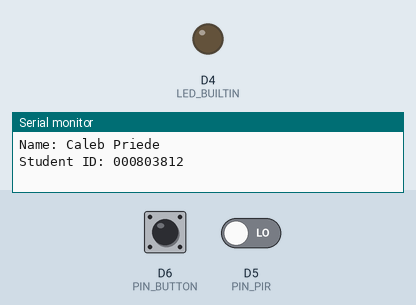
Simulated run of this program. Board: ESP8266 (Wemos D1 mini). Parts: output pins drawn as LEDs (lit = HIGH, except the on-board LED, lit = LOW), the last lines printed to the serial monitor. Dashed ring = blinking. Inputs (shaded band) come from the test bench; at power-on: D5 (PIN_PIR) LOW, D6 (PIN_BUTTON) HIGH.

Above: at 1.2 s.
1.3 s: D5 (PIN_PIR) driven HIGH
At 4.2 s:
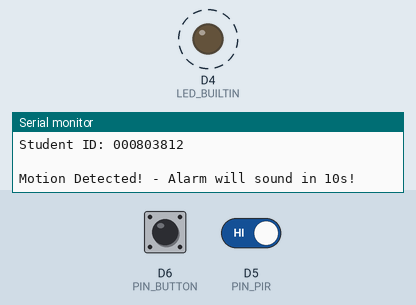
4.3 s: D6 (PIN_BUTTON) pulled LOW for 0.15 s
At 5.1 s:
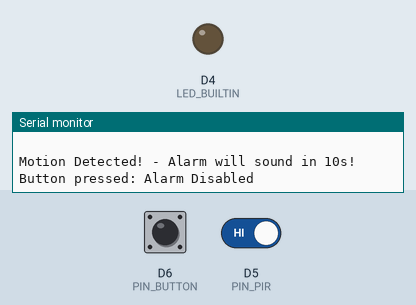
5.9 s: D6 (PIN_BUTTON) pulled LOW for 1 s
At 7.09 s:
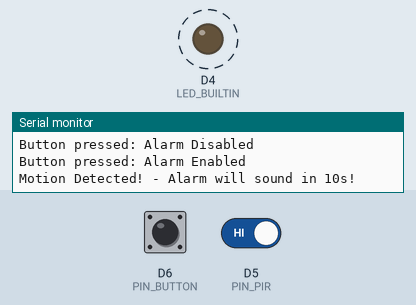
Timing chart, 0 to 14.9 s (numbered marks = the images above; inputs shaded):
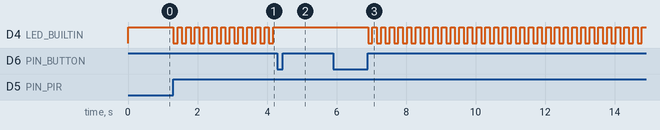

The program:

main.cpp
```cpp
// COMP-10184 – Mohawk College
// Alarm System
//
// This program will check for any motion using a motion sensor. If there is motion
// then a 10 second timer starts counting down while an LED blinks. If the user clicks the
// button within the 10 second then the alarm is disabled. If they do not click it
// then the alarm goes off (the LED stays lit). Once the alarm is disabled the user
// can reenable the alarm by clicking the button again.
//
// @author  Caleb Priede
// @id   000803812
//
// I created this work and I have not shared it with anyone else.
// I reached stage 5 of the assignment

#include <Arduino.h>

// Motion detector digital pin D5
#define PIN_PIR D5

// Switch button digital pin D6
#define PIN_BUTTON D6

// Delay in MS after the switch button is pressed
#define BUTTON_DELAY 200

// Delay in MS after the LED status is flipped
#define LIGHT_DELAY 125

// The inital value for the alarm trigger counter
#define INITIAL_ALARM 0

// The value that will trigger the alarm once the count reaches it
#define TRIGGER_ALARM 80 // this is equivalent to 10 seconds. There is 8 cycles per second!

// This state is when the alarm has been turned off by the user
#define ALARM_DISABLED 0

// This state is when the alarm is watching for motion
#define ALARM_ENABLED 1

// This state is when the alarm is counting down from 10 seconds
#define ALARM_COUNTDOWN 2

// The state for when the alarm is active (you cannot get out of this state unless the device is reset)
#define ALARM_ACTIVE 3


// Holds the current state of the alarm
int iAlarmState;

// Holds the current count for when the alarm detects motion
int iCount;

// The motion sensor digital value is written to this variable
bool bPIR;

// The switch button digital value is stored in this variable
bool bSwitch;

// *************************************************************
// Set inital values and set digital pins
void setup() {
  // configure the USB serial monitor
  Serial.begin(115200);

  // configure the LED output
  pinMode(LED_BUILTIN, OUTPUT);

  // PIR sensor is an INPUT
  pinMode(PIN_PIR, INPUT);

  // Button is an INPUT
  pinMode(PIN_BUTTON, INPUT_PULLUP);

  Serial.println("\n");
  Serial.println("COMP-10184 - Alarm System");
  Serial.println("Name: Caleb Priede");
  Serial.println("Student ID: 000803812");
  Serial.println(" ");
  // Set the inital alarm state to enabled
  iAlarmState = ALARM_ENABLED;
}


//  ******************************************************************************
//  This functions purpose is to get the digital values from the
//  connected sensors and store them in global variables.
//
void collectInputs(){
    bPIR = digitalRead(PIN_PIR);
    bSwitch = digitalRead(PIN_BUTTON);
}

//  ******************************************************************************
//  This functions purpose is to handle the input values in different ways according
//  to the alarms current state. Each state is watching for different inputs to trigger
//  other states in the alarm
//
void checkAlarmState(){
  switch(iAlarmState){
    // when the alarm is enabled check for any motion and make sure the LED is OFF
    case ALARM_ENABLED:
      if(bPIR){
        iCount = INITIAL_ALARM;
        iAlarmState = ALARM_COUNTDOWN;
      }
      digitalWrite(LED_BUILTIN, HIGH);
      break;
    // when the alarm is disabled check if the button is pressed which will reenable the alarm
    case ALARM_DISABLED:
      if(!bSwitch){
        Serial.println("Button pressed: Alarm Enabled");
        delay(BUTTON_DELAY);
        iAlarmState = ALARM_ENABLED;
      }
      digitalWrite(LED_BUILTIN, HIGH);
      break;
    // when the alarm is in countdown mode wait for the user to turn it off from a button press
    // if they do not press the button is a set amount of time then the alarm will go off
    case ALARM_COUNTDOWN:
      if(iCount == INITIAL_ALARM){
        Serial.println("Motion Detected! - Alarm will sound in 10s!");
      }
      if(iCount == TRIGGER_ALARM){
        Serial.println("Alarm activated!");
        iAlarmState = ALARM_ACTIVE;
      }
      if(!bSwitch){
        Serial.println("Button pressed: Alarm Disabled");
        delay(BUTTON_DELAY);
        iAlarmState = ALARM_DISABLED;
        break;
      }
      digitalWrite(LED_BUILTIN, !digitalRead(LED_BUILTIN));
      delay(LIGHT_DELAY);
      iCount++;
      break;
    // when the alarm is active activate the LED (the alarm cannot go to any other state once it reached here, you must reset the device)
    case ALARM_ACTIVE:
      digitalWrite(LED_BUILTIN, LOW);
      break;
    default:
      digitalWrite(LED_BUILTIN, HIGH);
  }
}

//  ************************************************************
void loop() {
  // get button and motion sensor input values
  collectInputs();

  // check alarm state and handle inputs accordingly
  checkAlarmState();
} 
```

Measured:
- after the input at 1.3 s, D4 (LED_BUILTIN): alternates HIGH for 0.13 s and LOW for 0.13 s, starting at once
- after the input at 4.3 s, D4 (LED_BUILTIN): stops changing and stays HIGH
- after the input at 5.9 s, D4 (LED_BUILTIN): alternates HIGH for 0.13 s and LOW for 0.13 s, starting after 1.0 s
